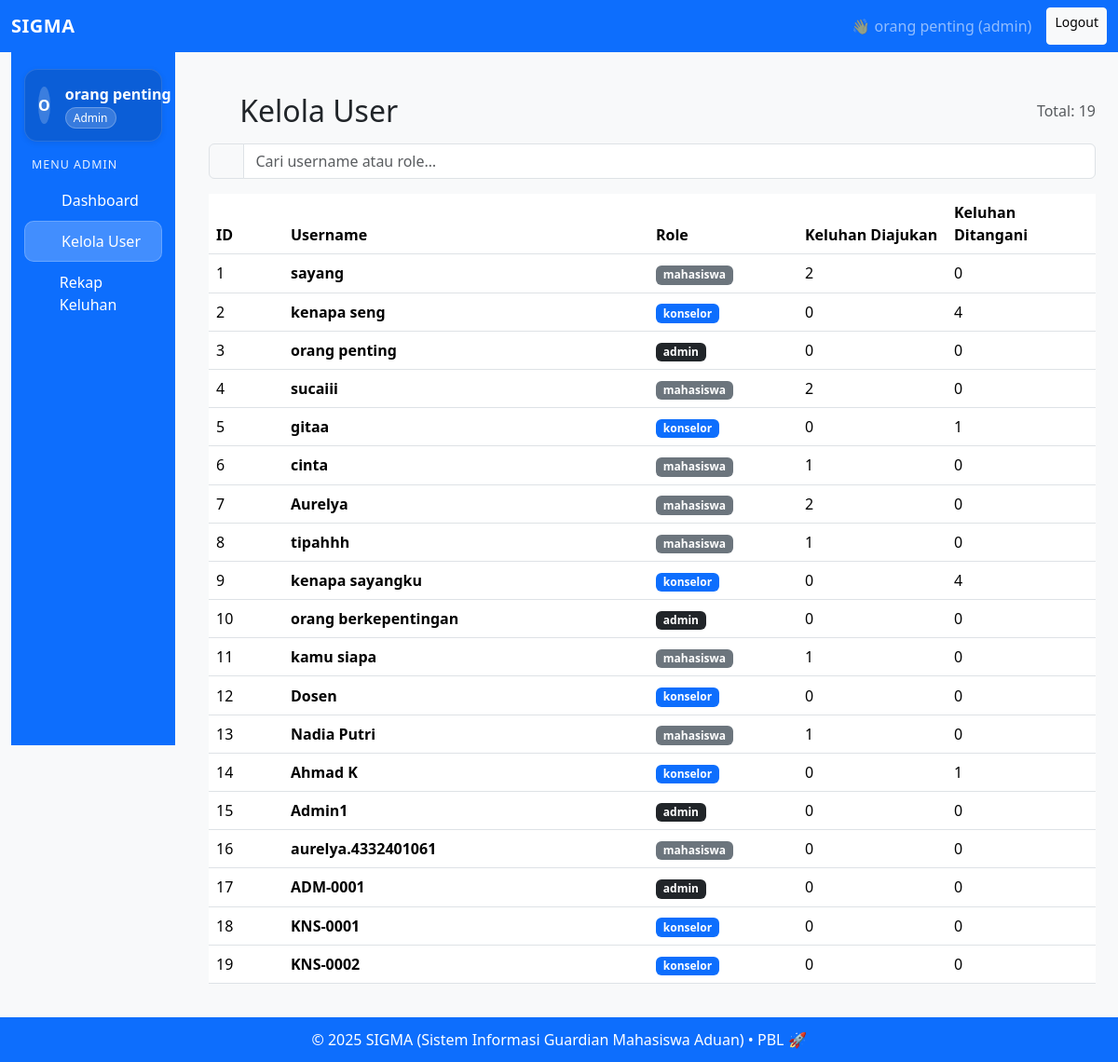
/kelola_user (signed in), run on the app's committed database.
### app.py (models this page shows, shortened)
class User(db.Model):
    id = db.Column(db.Integer, primary_key=True)
    username = db.Column(db.String(150), unique=True, nullable=False)   # pola sesuai peran
    password_hash = db.Column(db.String(200), nullable=False)
    role = db.Column(db.String(50), nullable=False)                     # mahasiswa | konselor | admin
    keluhan = db.relationship("Keluhan", backref="mahasiswa", foreign_keys="Keluhan.mahasiswa_id")
    tangani = db.relationship("Keluhan", backref="konselor", foreign_keys="Keluhan.konselor_id")
    respon = db.relationship("Respon", backref="konselor", lazy=True)

### app.py (the view)
@app.route("/kelola_user")
def kelola_user():
    if "user_id" not in session or session.get("role") != "admin":
        return redirect(url_for("login"))
    users = User.query.all()
    return render_template("kelola_user.html", users=users)

### app.py (called while the page is built, shortened)
def _decrypt_value(db_value: str) -> str:
    if db_value is None:
        return None
    if not ENCRYPTION_OK:
        try:
            blob = json.loads(db_value)
            if isinstance(blob, dict) and "ct" in blob and "wk" in blob:
                return "[data terenkripsi]"
        except Exception:
            pass
        return db_value

@app.before_request
def load_current_user():
    g.current_user = None
    if "user_id" in session:
        g.current_user = User.query.get(session["user_id"])

@app.context_processor
def inject_user():
    return dict(current_user=g.current_user, csrf_token=generate_csrf)

    def process_result_value(self, value, dialect):
        return _decrypt_value(value)

### templates/kelola_user.html (shortened to what this page needs)
{% extends "base.html" %}
{% block content %}
<div class="container mt-4">
  <div class="d-flex justify-content-between align-items-center mb-3">
    <h2 class="mb-0"><i class="fas fa-users-cog"></i> Kelola User</h2>
    <span class="text-muted">Total: {{ users|length if users else 0 }}</span>
  </div>
  <div class="input-group mb-3">
    <span class="input-group-text"><i class="fas fa-search"></i></span>
    <input id="searchUser" type="text" class="form-control" placeholder="Cari username atau role…">
  </div>
  {% if users %}
    <div class="table-responsive">
      <table id="tableUser" class="table table-hover align-middle">
        <thead>
          <tr>
            <th style="width:80px">ID</th>
            <th>Username</th>
            <th style="width:160px">Role</th>
            <th style="width:160px" title="Jumlah keluhan yang diajukan (sebagai mahasiswa)">Keluhan Diajukan</th>
            <th style="width:160px" title="Jumlah keluhan yang ditangani (sebagai konselor)">Keluhan Ditangani</th>
          </tr>
        </thead>
        <tbody>
          {% for u in users %}
            <tr>
              <td>{{ u.id }}</td>
              <td class="fw-semibold">{{ u.username }}</td>
              <td>
                {% if u.role == 'admin' %}
                  <span class="badge bg-dark">admin</span>
                {% elif u.role == 'konselor' %}
                  <span class="badge bg-primary">konselor</span>
                {% elif u.role == 'mahasiswa' %}
                  <span class="badge bg-secondary">mahasiswa</span>
                {% else %}
                  <span class="badge bg-light text-dark">{{ u.role }}</span>
                {% endif %}
              </td>
              <td>{{ u.keluhan|length if u.keluhan else 0 }}</td>
              <td>{{ u.tangani|length if u.tangani else 0 }}</td>
            </tr>
          {% endfor %}
        </tbody>
      </table>
    </div>
  {% else %}
    <div class="alert alert-light border d-flex align-items-center" role="alert">
      <i class="fas fa-inbox me-2"></i>
      Belum ada user.
    </div>
  {% endif %}
</div>
{% endblock %}

### templates/base.html (shortened to what this page needs)
<!DOCTYPE html>
<html lang="id">
<head>
  <link href="https://cdn.jsdelivr.net/npm/bootstrap@5.3.2/dist/css/bootstrap.min.css" rel="stylesheet">
  <link href="https://cdnjs.cloudflare.com/ajax/libs/font-awesome/6.5.0/css/all.min.css" rel="stylesheet"/>
</head>
<body>
  <nav class="navbar navbar-expand-lg navbar-dark bg-primary">
    <div class="container-fluid">
      <a class="navbar-brand fw-bold" href="{{ url_for('index') }}">SIGMA</a>
      <div class="d-flex ms-auto">
        {% if current_user %}
          <span class="navbar-text me-3">👋 {{ current_user.username }} ({{ current_user.role }})</span>
          <a class="btn btn-light btn-sm" href="{{ url_for('logout') }}">Logout</a>
        {% else %}
          <a class="btn btn-outline-light btn-sm me-2" href="{{ url_for('login') }}">Login</a>
          <a class="btn btn-warning btn-sm" href="{{ url_for('register') }}">Register</a>
        {% endif %}
      </div>
    </div>
  </nav>
  <div class="container-fluid app-layout">
    <div class="row">
      {% if current_user and current_user.role in ['admin','konselor','mahasiswa'] %}
      <aside class="col-lg-2 col-md-3">
        <div id="sidebarCollapse" class="sidebar collapse d-lg-block">
          <div class="profile-card d-flex align-items-center gap-3">
            <div class="avatar-circle" aria-hidden="true">
              {{ (current_user.username[0]|upper) if current_user and current_user.username else 'U' }}
            </div>
            <div class="flex-grow-1">
              <div class="fw-semibold text-truncate">{{ current_user.username }}</div>
              <span class="role-badge text-capitalize">{{ current_user.role }}</span>
            </div>
          </div>
          {% if current_user.role == 'admin' %}
            <h6>Menu Admin</h6>
            <nav class="nav nav-vertical flex-column">
              <a class="nav-link {% if request.endpoint == 'dashboard_admin' %}active{% endif %}" href="{{ url_for('dashboard_admin') }}">
                <i class="fa-solid fa-gauge-high" aria-hidden="true"></i> Dashboard
              </a>
              <a class="nav-link {% if request.endpoint == 'kelola_user' %}active{% endif %}" href="{{ url_for('kelola_user') }}">
                <i class="fa-solid fa-users-gear" aria-hidden="true"></i> Kelola User
              </a>
              <a class="nav-link {% if request.endpoint == 'laporan_sistem' %}active{% endif %}" href="{{ url_for('laporan_sistem') }}">
                <i class="fa-solid fa-clipboard-list" aria-hidden="true"></i> Rekap Keluhan
              </a>
            </nav>
          {% endif %}
        </div>
      </aside>
      {% endif %}
      <main class="{% if current_user and current_user.role in ['admin','konselor','mahasiswa'] %}col-lg-10 col-md-9{% else %}col-12{% endif %}">
        {% block content %}{% endblock %}
      </main>
    </div>
  </div>
  <footer>
    <p class="mb-0">&copy; 2025 SIGMA (Sistem Informasi Guardian Mahasiswa Aduan) • PBL 🚀</p>
  </footer>
</body>
</html>

### templates/base.html (style rules this page uses)
:root { --primary:#0d6efd; --primary-2:#4dabf7; --bg-soft:#f8f9fa; --sidebar-bg: var(--primary); --sidebar-bg-dark: #0b5ed7; --sidebar-text: #ffffff; --sidebar-hover: rgba(255,255,255,.14); --sidebar-active: rgba(255,255,255,.22); --shadow-1: 0 10px 30px rgba(13,110,253,.08); --shadow-2: 0 24px 60px rgba(13,110,253,.12); --shadow-soft: 0 18px 50px rgba(0,0,0,.06); }
body { background: var(--bg-soft); }
.navbar-brand { letter-spacing:.5px; }
.app-layout { min-height: 100vh; }
.sidebar { background: var(--sidebar-bg); color: var(--sidebar-text); padding: 18px 14px; position: sticky; top: 0; height: calc(100vh - 56px); overflow-y: auto; }
.sidebar .profile-card { background: var(--sidebar-bg-dark); border: 1px solid rgba(255,255,255,.12); color: var(--sidebar-text); border-radius: 14px; padding: 14px; box-shadow: 0 2px 6px rgba(0,0,0,.08); }
.avatar-circle { width: 40px; height: 40px; border-radius: 50%; background: rgba(255,255,255,.2); display:flex; align-items:center; justify-content:center; font-weight: 700; color: #fff; }
.role-badge { background: rgba(255,255,255,.18); border:1px solid rgba(255,255,255,.25); color:#fff; padding:.15rem .5rem; border-radius: 999px; font-size:.75rem; }
.sidebar h6 { font-size:.78rem; text-transform: uppercase; letter-spacing:.08em; opacity:.9; margin: 18px 8px 8px; }
.nav-vertical .nav-link { color: var(--sidebar-text); display:flex; align-items:center; gap:10px; padding:10px 12px; border-radius:10px; transition: background .15s ease; font-weight:500; }
.nav-vertical .nav-link i { width: 18px; text-align:center; }
.nav-vertical .nav-link.active { background: var(--sidebar-active); box-shadow: inset 0 0 0 1px rgba(255,255,255,.2); }
main { padding: 20px; }
footer { background: var(--primary); color:#fff; text-align:center; padding:12px 0; }

### data on the page
User: username "orang penting", role "admin", username "O", role "Admin", id "3", keluhan|length "0", tangani|length "0"
User: id "1", username "sayang", role "mahasiswa", keluhan|length "2", tangani|length "0"
User: id "2", username "kenapa seng", role "konselor", keluhan|length "0", tangani|length "4"
User: id "4", username "sucaiii", role "mahasiswa", keluhan|length "2", tangani|length "0"
User: id "5", username "gitaa", role "konselor", keluhan|length "0", tangani|length "1"
User: id "6", username "cinta", role "mahasiswa", keluhan|length "1", tangani|length "0"
User: id "7", username "Aurelya", role "mahasiswa", keluhan|length "2", tangani|length "0"
User: id "8", username "tipahhh", role "mahasiswa", keluhan|length "1", tangani|length "0"
User: id "9", username "kenapa sayangku", role "konselor", keluhan|length "0", tangani|length "4"
User: id "10", username "orang berkepentingan", role "admin", keluhan|length "0", tangani|length "0"
User: id "11", username "kamu siapa", role "mahasiswa", keluhan|length "1", tangani|length "0"
User: id "12", username "Dosen", role "konselor", keluhan|length "0", tangani|length "0"
User: id "13", username "Nadia Putri", role "mahasiswa", keluhan|length "1", tangani|length "0"
User: id "14", username "Ahmad K", role "konselor", keluhan|length "0", tangani|length "1"
User: id "15", username "Admin1", role "admin", keluhan|length "0", tangani|length "0"
User: id "16", username "aurelya.4332401061", role "mahasiswa", keluhan|length "0", tangani|length "0"
User: id "17", username "ADM-0001", role "admin", keluhan|length "0", tangani|length "0"
User: id "18", username "KNS-0001", role "konselor", keluhan|length "0", tangani|length "0"
User: id "19", username "KNS-0002", role "konselor", keluhan|length "0", tangani|length "0"

### other printed values
{{ users|length if users else 0 }} "19"
